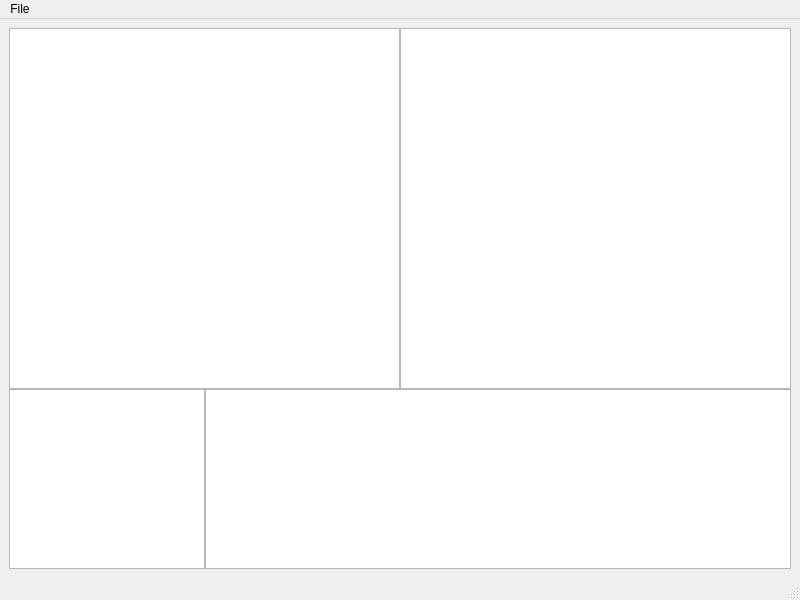
<?xml version="1.0" encoding="UTF-8"?>
<ui version="4.0">
 <class>JGKitPlusMainWindows</class>
 <widget class="QMainWindow" name="JGKitPlusMainWindows">
  <property name="geometry">
   <rect>
    <x>0</x>
    <y>0</y>
    <width>800</width>
    <height>600</height>
   </rect>
  </property>
  <property name="minimumSize">
   <size>
    <width>800</width>
    <height>600</height>
   </size>
  </property>
  <property name="windowTitle">
   <string>JGKit-Plus</string>
  </property>
  <widget class="QWidget" name="centralwidget">
   <property name="minimumSize">
    <size>
     <width>800</width>
     <height>558</height>
    </size>
   </property>
   <layout class="QGridLayout" name="gridLayout">
    <item row="0" column="0">
     <layout class="QVBoxLayout" name="TreeAndMemoryLayout" stretch="2,1">
      <property name="spacing">
       <number>0</number>
      </property>
      <item>
       <layout class="QHBoxLayout" name="TreeLayout" stretch="1,1">
        <property name="sizeConstraint">
         <enum>QLayout::SetDefaultConstraint</enum>
        </property>
        <item>
         <widget class="QTreeView" name="DeviceDisplayTree"/>
        </item>
        <item>
         <widget class="QTreeView" name="DeviceEditTree"/>
        </item>
       </layout>
      </item>
      <item>
       <layout class="QHBoxLayout" name="MemoryLayout" stretch="1,3">
        <property name="spacing">
         <number>0</number>
        </property>
        <item>
         <widget class="QListView" name="MemoryView"/>
        </item>
        <item>
         <widget class="QTableView" name="MemoryTable"/>
        </item>
       </layout>
      </item>
     </layout>
    </item>
   </layout>
  </widget>
  <widget class="QMenuBar" name="menubar">
   <property name="geometry">
    <rect>
     <x>0</x>
     <y>0</y>
     <width>800</width>
     <height>22</height>
    </rect>
   </property>
   <widget class="QMenu" name="menuFile">
    <property name="title">
     <string>File</string>
    </property>
    <addaction name="actionSave_Configure"/>
    <addaction name="actionSave_Configure_As"/>
    <addaction name="actionImport_Configure"/>
   </widget>
   <addaction name="menuFile"/>
  </widget>
  <widget class="QStatusBar" name="statusbar"/>
  <action name="actionSave_Configure">
   <property name="text">
    <string>Save Configure</string>
   </property>
  </action>
  <action name="actionSave_Configure_As">
   <property name="text">
    <string>Save Configure As</string>
   </property>
  </action>
  <action name="actionImport_Configure">
   <property name="text">
    <string>Import Configure</string>
   </property>
  </action>
 </widget>
 <resources/>
 <connections/>
</ui>
